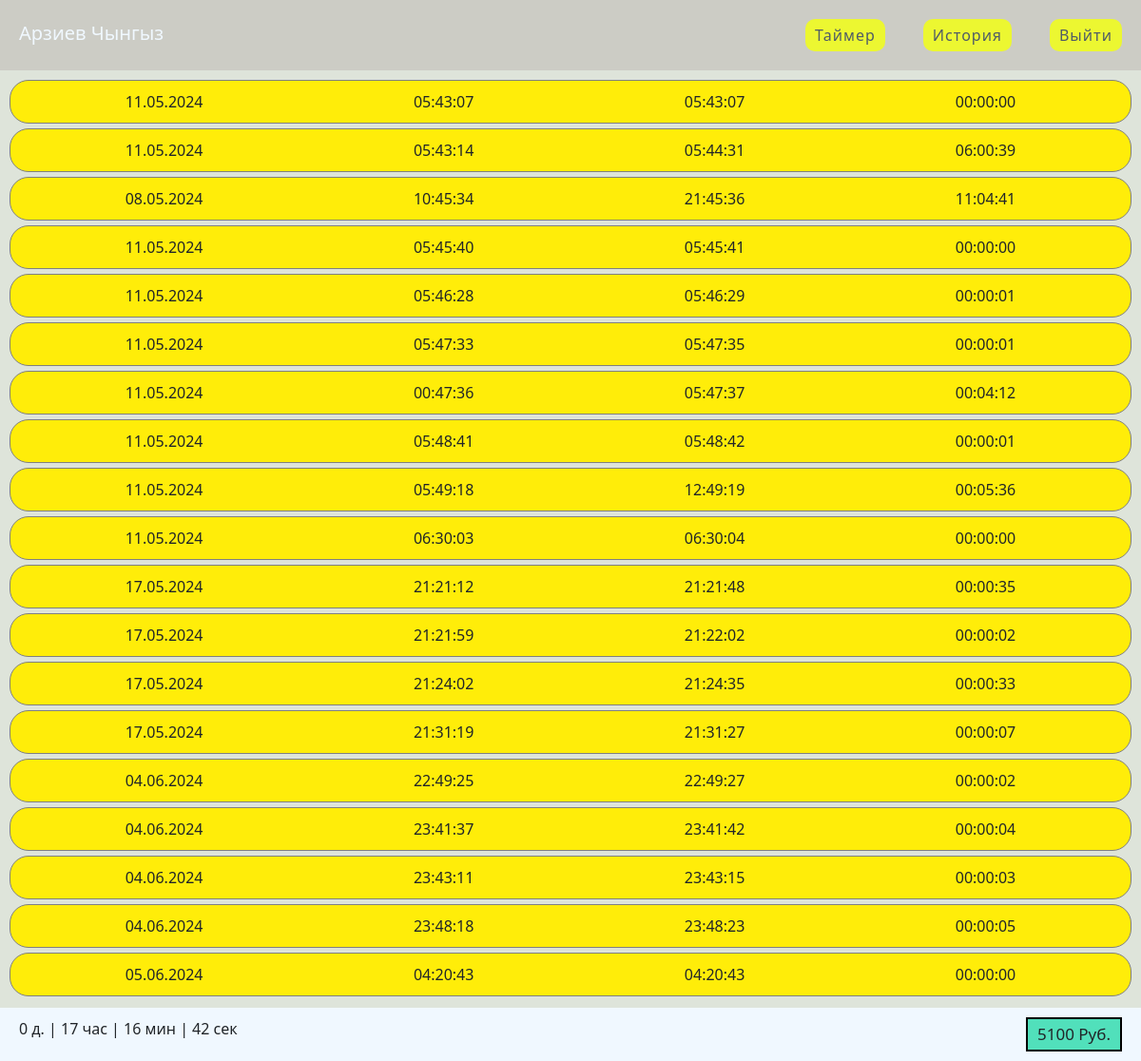
Page /history (signed in) on the committed database.
### time_management/models.py (models this page shows, shortened)
class User(AbstractUser):
    pass
    class Meta:
        verbose_name_plural = "Пользователи"

class History(models.Model):
    date = models.CharField(max_length=30, null=True)
    start = models.CharField(max_length=30, null=True)
    end = models.CharField(max_length=30, null=True)
    amount = models.CharField(max_length=30, null=True)
    user = models.ForeignKey(User, on_delete=models.CASCADE, blank=True, null=True, related_name="user_history")
    class Meta:
        verbose_name_plural = "История"

### time_management/views.py (the view)
# urls.py: path("history", views.history, name='history'),
def history(request):
    day = 0
    hour = 0
    min = 0
    sec = 0
    money = 0
    archive = History.objects.filter(user=request.user)
    total_time = History.objects.values_list("amount")
    for time_length in total_time:
        measurement = str(time_length)
        unit = measurement[2:10].split(':')
        hour += int(unit[0])
        min += int(unit[1])
        sec += int(unit[2])
        if min > 59 or sec > 59:
            hour += min // 60
            money = hour * 300
            day += hour // 24
            min += sec // 60
            hour = hour % 24
            min = min % 60
            sec = sec % 60
    total_time = f"{day} д. | {hour} час | {min} мин | {sec} сек"
    return render(request, 'time_management/history.html', {"archive":archive, "total_time": total_time, "money": money})

### time_management/templates/time_management/history.html (shortened to what this page needs)
{% extends 'time_management/layout.html' %}
{% block header %}
<span class="client-name">{{ user.username }}</span>
<ul class="header-list">
    <li class="header-link"><a href="{% url 'main' %}">Таймер</a></li>
    <li class="header-link"><a href="{% url 'history' %}">История</a></li>
    <li class="header-link"><a href="{% url 'logout' %}">Выйти</a></li>
</ul>
{% endblock %}
{% block content %}
<ul class="history-list">
    {% for item in archive %}
    <li class="item">
        <span class="info">{{item.date}}</span>
        <span class="info">{{item.start}}</span>
        <span class="info">{{item.end}}</span>
        <span class="info">{{item.amount}}</span>
    </li>
    {% endfor %}
</ul>
<div class="total"><span class="total-info">{{total_time}}</span><span class="total-info total-money">{{money}} Руб.</span></div>
{% endblock %}

### time_management/templates/time_management/layout.html (shortened to what this page needs)
{% load static %}
<!DOCTYPE html>
<html lang="en">
<head>
    <link href="https://cdn.jsdelivr.net/npm/bootstrap@5.0.2/dist/css/bootstrap.min.css" rel="stylesheet">
    <link rel="stylesheet" href="{% static 'time_management/style.css' %}">
</head>
<body>
    <div class="entire-container">
        <header class="header">
            {% block header %}
            {% endblock %}
        </header>
        <main class="main">
            {% block content %}
            {% endblock  %}
        </main>
    </div>
</body>
</html>

### time_management/static/time_management/style.css (style rules this page uses)
html * { box-sizing: border-box; margin: 0; padding: 0; }
body { background-color: #dee4da; }
.header { margin: 0; display: flex; padding: 20px; background-color: rgb(204 204 197); }
.client-name { color: aliceblue; font-size: 20px; margin-right: auto; }
.history-list { margin-top: 10px; padding: 0 10px; margin-bottom: 12px; }
.info { font-weight: 500; }
.item { display: flex; justify-content: space-around; margin-bottom: 5px; padding: 10px; border: 1px solid gray; background-color: rgb(255 237 9); border-radius: 20px; }
.header-list { display: flex; list-style: none; }
.header-link { margin-left: 40px; border-radius: 10px; background-color: #ecf731; padding: 5px 10px; }
.total { display: flex; justify-content: space-between; position: -webkit-sticky; position: sticky; background-color: aliceblue; padding: 10px 20px; bottom: 0; right: 0; width: 100%; }
.total-info { font-weight: 500; }
.total-money { padding: 3px 10px; font-size: 17px; background-color: #51e0bb; border: 2px solid black; }
.header-link a { text-decoration: none; font-weight: 500; letter-spacing: 1px; color: #505c67; }

### rows in the picture
User: username "Арзиев Чынгыз"
History: date "11.05.2024", start "05:43:07", end "05:43:07", amount "00:00:00"
History: date "11.05.2024", start "05:43:14", end "05:44:31", amount "06:00:39"
History: date "08.05.2024", start "10:45:34", end "21:45:36", amount "11:04:41"
History: date "11.05.2024", start "05:45:40", end "05:45:41", amount "00:00:00"
History: date "11.05.2024", start "05:46:28", end "05:46:29", amount "00:00:01"
History: date "11.05.2024", start "05:47:33", end "05:47:35", amount "00:00:01"
History: date "11.05.2024", start "00:47:36", end "05:47:37", amount "00:04:12"
History: date "11.05.2024", start "05:48:41", end "05:48:42", amount "00:00:01"
History: date "11.05.2024", start "05:49:18", end "12:49:19", amount "00:05:36"
History: date "11.05.2024", start "06:30:03", end "06:30:04", amount "00:00:00"
History: date "17.05.2024", start "21:21:12", end "21:21:48", amount "00:00:35"
History: date "17.05.2024", start "21:21:59", end "21:22:02", amount "00:00:02"
History: date "17.05.2024", start "21:24:02", end "21:24:35", amount "00:00:33"
History: date "17.05.2024", start "21:31:19", end "21:31:27", amount "00:00:07"
History: date "04.06.2024", start "22:49:25", end "22:49:27", amount "00:00:02"
History: date "04.06.2024", start "23:41:37", end "23:41:42", amount "00:00:04"
History: date "04.06.2024", start "23:43:11", end "23:43:15", amount "00:00:03"
History: date "04.06.2024", start "23:48:18", end "23:48:23", amount "00:00:05"
History: date "05.06.2024", start "04:20:43", end "04:20:43", amount "00:00:00"

### other values in the picture
{{ total_time }} "0 д. | 17 час | 16 мин | 42 сек"
{{ money }} "5100"
